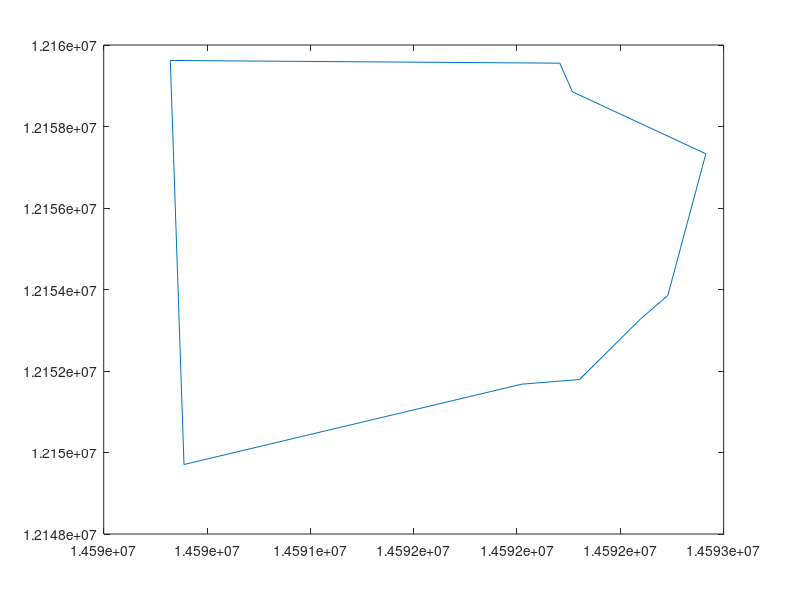

Recreate this plot in MATLAB. (Note: this script raises an error after producing the figure.)
clear all;
clc;
close all;

zuobiao = [18.7105	3.22676
18.7129	3.22765
18.7132	3.22761
18.7142	3.22875
18.7146	3.22918
18.7165	3.2321
18.7167	3.23374
18.717	3.23438
18.7154	3.23538
18.7105	3.22676
]*1e6;
x_bases = zuobiao(:,1);
y_bases = zuobiao(:,2);
sita = 30;
x_base = cosd(sita) * x_bases -sind(sita) * y_bases;
y_base = sind(sita) * x_bases + cosd(sita) * y_bases;
plot(x_base, y_base)
hold on
start_qu = min(x_base);
end_qu = max(x_base)
for x=start_qu:50:end_qu
    [juli, bottom]=juli_bottom3(x);
    rectangle('Position', [x, bottom, 10, juli], 'FaceColor', 'r');
end